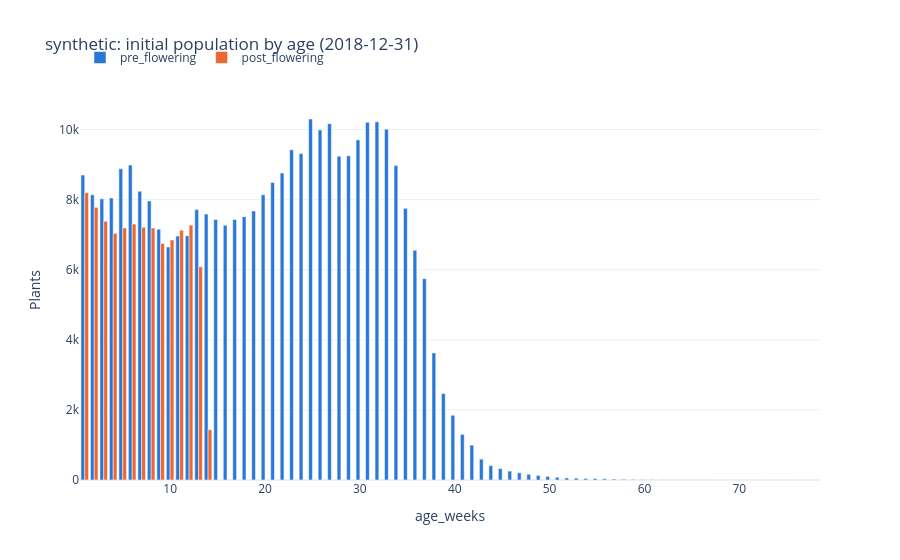

Here is the notebook cell this chart was saved with:
### Code cell
# Census age distribution (pre-flowering: weeks since selection/planting; post-flowering: weeks since bagging)
fig = go.Figure()
for chain, colour in [("pre_flowering", "#2a78d6"), ("post_flowering", "#eb6834")]:
    by_age = initial_population[initial_population["chain"] == chain].groupby("age_weeks")["population"].sum()
    fig.add_trace(go.Bar(x=by_age.index, y=by_age.values, name=chain, marker_color=colour))
fig.update_layout(
    barmode="group",
    title=f"{DATA_DIR.name}: initial population by age ({snapshot_date})",
    xaxis_title="age_weeks",
    yaxis_title="Plants",
    template="plotly_white",
    legend=dict(orientation="h", y=1.15),
)
fig.show()

### Figure 1 — Plotly figure (JSON) as saved in the notebook; plotly's stock layout.template omitted (floating-point values rounded to 4 significant figures)
{"data": [{"marker": {"color": "#2a78d6"}, "name": "pre_flowering", "type": "bar", "x": [1, 2, 3, 4, 5, 6, 7, 8, 9, 10, 11, 12, 13, 14, 15, 16, 17, 18, 19, 20, 21, 22, 23, 24, 25, 26, 27, 28, 29, 30, 31, 32, 33, 34, 35, 36, 37, 38, 39, 40, 41, 42, 43, 44, 45, 46, 47, 48, 49, 50, 51, 52, 53, 54, 55, 56, 57, 58, 59, 60, 61, 62, 63, 64, 65, 66, 67, 68, 69, 70, 71, 72, 73, 74, 75, 76, 77, 78], "y": [8701.0, 8139.0, 8023.0, 8048.0, 8883.0, 8986.0, 8238.0, 7958.0, 7156.0, 6649.0, 6961.0, 6970.0, 7716.0, 7587.0, 7433.0, 7269.0, 7435.0, 7515.0, 7679.0, 8139.0, 8492.0, 8761.0, 9423.0, 9314.0, 10300.0, 9988.0, 10170.0, 9241.0, 9251.0, 9705.0, 10210.0, 10220.0, 10010.0, 8971.0, 7751.0, 6556.0, 5746.0, 3626.0, 2468.0, 1848.0, 1301.0, 995.0, 595.0, 409.0, 326.0, 253.0, 208.0, 164.0, 129.0, 102.0, 77.0, 59.0, 53.0, 44.0, 43.0, 35.0, 28.0, 21.0, 18.0, 14.0, 12.0, 9.0, 7.0, 7.0, 6.0, 5.0, 4.0, 3.0, 3.0, 3.0, 2.0, 2.0, 1.0, 1.0, 1.0, 1.0, 1.0, 1.0]}, {"marker": {"color": "#eb6834"}, "name": "post_flowering", "type": "bar", "x": [1, 2, 3, 4, 5, 6, 7, 8, 9, 10, 11, 12, 13, 14], "y": [8200.0, 7781.0, 7386.0, 7038.0, 7192.0, 7304.0, 7212.0, 7189.0, 6752.0, 6849.0, 7128.0, 7273.0, 6082.0, 1434.0]}], "layout": {"barmode": "group", "legend": {"orientation": "h", "y": 1.15}, "title": {"text": "synthetic: initial population by age (2018-12-31)"}, "xaxis": {"title": {"text": "age_weeks"}}, "yaxis": {"title": {"text": "Plants"}}}}
